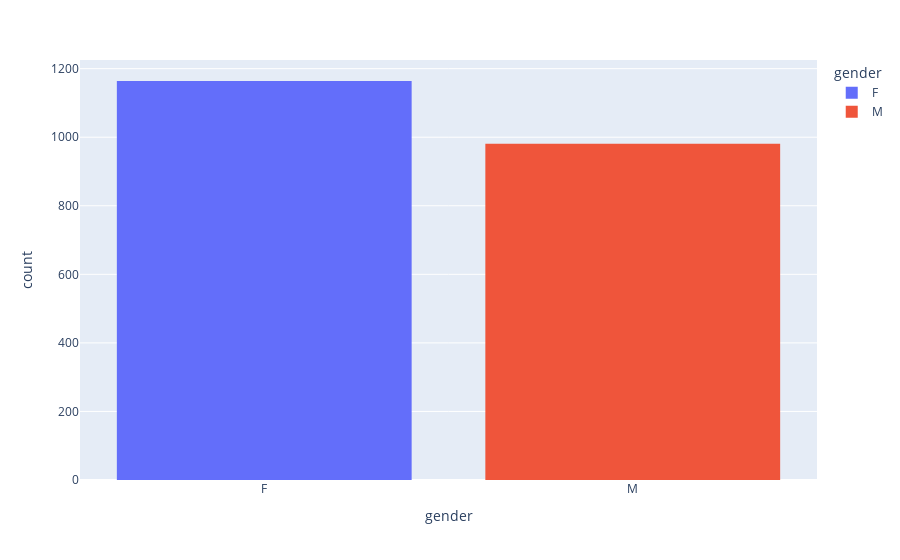

The notebook cell saved with this chart:
### Code cell
#repartition de l'age
fig = px.histogram(dfmclean, x="gender", color= "gender")
fig.show()

### Figure 1 — Plotly figure (JSON) as saved in the notebook; plotly's stock layout.template omitted (floating-point values rounded to 4 significant figures; data arrays with more than 128 entries replaced by an {"elided": "..."} marker saying what was removed)
{"data": [{"alignmentgroup": "True", "bingroup": "x", "hovertemplate": "gender=%{x}<br>count=%{y}<extra></extra>", "legendgroup": "F", "marker": {"color": "#636efa", "pattern": {"shape": ""}}, "name": "F", "offsetgroup": "F", "orientation": "v", "showlegend": true, "type": "histogram", "x": {"elided": "1164 str values"}, "xaxis": "x", "yaxis": "y"}, {"alignmentgroup": "True", "bingroup": "x", "hovertemplate": "gender=%{x}<br>count=%{y}<extra></extra>", "legendgroup": "M", "marker": {"color": "#EF553B", "pattern": {"shape": ""}}, "name": "M", "offsetgroup": "M", "orientation": "v", "showlegend": true, "type": "histogram", "x": {"elided": "981 str values"}, "xaxis": "x", "yaxis": "y"}], "layout": {"barmode": "relative", "legend": {"title": {"text": "gender"}, "tracegroupgap": 0}, "margin": {"t": 60}, "xaxis": {"anchor": "y", "categoryarray": ["F", "M"], "categoryorder": "array", "domain": [0, 1], "title": {"text": "gender"}}, "yaxis": {"anchor": "x", "domain": [0, 1], "title": {"text": "count"}}}}
